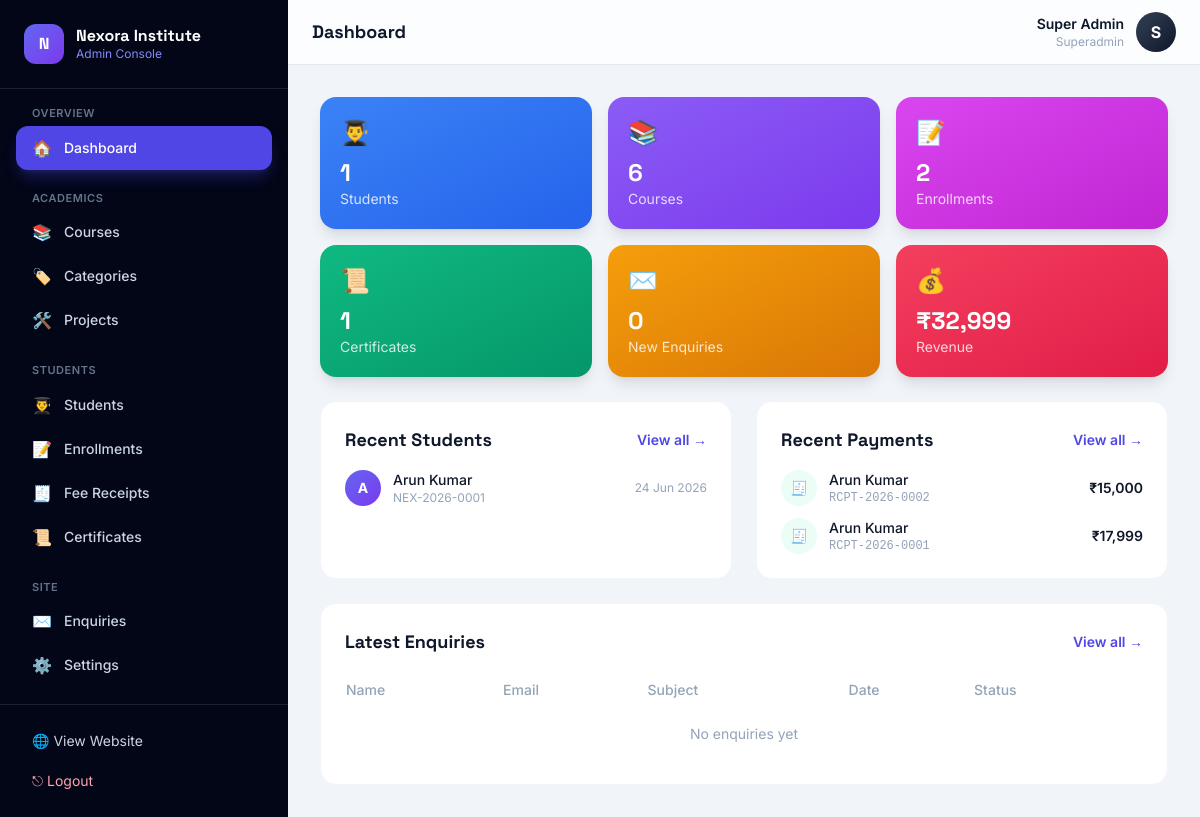
The page /admin/index.php (signed in) on the database its author committed.
### tables this page shows
CREATE TABLE students (
  id            INT AUTO_INCREMENT PRIMARY KEY,
  student_code  VARCHAR(40) NOT NULL UNIQUE,
  name          VARCHAR(140) NOT NULL,
  email         VARCHAR(150) NOT NULL UNIQUE,
  phone         VARCHAR(20)  NULL,
  password_hash VARCHAR(255) NOT NULL,
  dob           DATE NULL,
  gender        ENUM('Male','Female','Other') NULL,
  address       VARCHAR(255) NULL,
  photo         VARCHAR(255) NULL,
   
  details_locked TINYINT(1) DEFAULT 0,
  status        ENUM('active','inactive') DEFAULT 'active',
  created_at    TIMESTAMP DEFAULT CURRENT_TIMESTAMP
);

CREATE TABLE payments (
  id           INT AUTO_INCREMENT PRIMARY KEY,
  receipt_no   VARCHAR(40) NOT NULL UNIQUE,
  student_id   INT NOT NULL,
  course_id    INT NULL,
  amount       DECIMAL(10,2) NOT NULL,
  mode         ENUM('Cash','UPI','Card','Bank Transfer','Cheque') DEFAULT 'Cash',
  status       ENUM('paid','pending','partial') DEFAULT 'paid',
  paid_on      DATE DEFAULT (CURRENT_DATE),
  remarks      VARCHAR(255) NULL,
  generated_by INT NULL,
  created_at   TIMESTAMP DEFAULT CURRENT_TIMESTAMP,
  CONSTRAINT fk_pay_student FOREIGN KEY (student_id) REFERENCES students(id) ON DELETE CASCADE,
  CONSTRAINT fk_pay_course  FOREIGN KEY (course_id)  REFERENCES courses(id)  ON DELETE SET NULL,
  CONSTRAINT fk_pay_admin   FOREIGN KEY (generated_by) REFERENCES admins(id) ON DELETE SET NULL
);

### includes/functions.php (called while the page is built, shortened)
<?php
require_once __DIR__ . '/../config/database.php';
function e(?string $str): string
{
    return htmlspecialchars($str ?? '', ENT_QUOTES, 'UTF-8');
}
function url(string $path = ''): string
{
    return BASE_URL . '/' . ltrim($path, '/');
}
function money($amount): string
{
    return '₹' . number_format((float)$amount, 0);
}
function fmt_date(?string $date, string $format = 'd M Y'): string
{
    $ts = strtotime($date);
    return $ts ? date($format, $ts) : '-';
}
function settings(): array
{
    $cache = [];
    try {
        $rows = db()->query('SELECT skey, svalue FROM settings')->fetchAll();
        foreach ($rows as $r) {
            $cache[$r['skey']] = $r['svalue'];
        }
    } catch (Throwable $e) {
        $cache = [];
    }
    return $cache;
}
function setting(string $key, string $default = ''): string
{
    $s = settings();
    return $s[$key] ?? $default;
}
function admin_logged_in(): bool
{
    return !empty($_SESSION['admin_id']);
}
function current_admin(): ?array
{
    static $admin = null;
    if ($admin === null) {
        $stmt = db()->prepare('SELECT * FROM admins WHERE id = ?');
        $stmt->execute([$_SESSION['admin_id']]);
        $admin = $stmt->fetch() ?: null;
    }
    return $admin;
}

### config/database.php (called while the page is built, shortened)
<?php
function db(): PDO
{
    if (isset($GLOBALS['__app_pdo']) && $GLOBALS['__app_pdo'] instanceof PDO) {
        return $GLOBALS['__app_pdo'];
    }
    $dsn = sprintf('mysql:host=%s;dbname=%s;charset=%s', DB_HOST, DB_NAME, DB_CHARSET);
    $options = [
        PDO::ATTR_ERRMODE            => PDO::ERRMODE_EXCEPTION,
        PDO::ATTR_DEFAULT_FETCH_MODE => PDO::FETCH_ASSOC,
        PDO::ATTR_EMULATE_PREPARES   => false,
    ];
    return $GLOBALS['__app_pdo'];
}

### admin/index.php (the view, shortened to what this page needs)
<?php
require_once __DIR__ . '/_layout.php';
$d = db();
$stats = [
  'students'     => $d->query("SELECT COUNT(*) FROM students")->fetchColumn(),
  'courses'      => $d->query("SELECT COUNT(*) FROM courses")->fetchColumn(),
  'certificates' => $d->query("SELECT COUNT(*) FROM certificates")->fetchColumn(),
  'enquiries'    => $d->query("SELECT COUNT(*) FROM contacts WHERE status='new'")->fetchColumn(),
  'revenue'      => $d->query("SELECT COALESCE(SUM(amount),0) FROM payments WHERE status IN('paid','partial')")->fetchColumn(),
  'enrollments'  => $d->query("SELECT COUNT(*) FROM enrollments")->fetchColumn(),
];
$recentStudents = $d->query("SELECT * FROM students ORDER BY id DESC LIMIT 5")->fetchAll();
$recentPayments = $d->query("SELECT p.*, s.name AS student FROM payments p JOIN students s ON s.id=p.student_id ORDER BY p.id DESC LIMIT 5")->fetchAll();
$recentEnquiries= $d->query("SELECT * FROM contacts ORDER BY id DESC LIMIT 5")->fetchAll();
admin_layout_top('dashboard', 'Dashboard');
?>
<div class="grid grid-cols-2 lg:grid-cols-3 xl:grid-cols-6 gap-4 mb-6">
  <?php
    $cards = [
      ['Students',     $stats['students'],     '👨‍🎓', 'from-blue-500 to-blue-600',     'students.php'],
      ['Courses',      $stats['courses'],      '📚', 'from-violet-500 to-violet-600', 'courses.php'],
      ['Enrollments',  $stats['enrollments'],  '📝', 'from-fuchsia-500 to-fuchsia-600','enrollments.php'],
      ['Certificates', $stats['certificates'], '📜', 'from-emerald-500 to-emerald-600','certificates.php'],
      ['New Enquiries',$stats['enquiries'],    '✉️', 'from-amber-500 to-amber-600',   'contacts.php'],
      ['Revenue',      money($stats['revenue']),'💰', 'from-rose-500 to-rose-600',    'payments.php'],
    ];
    foreach ($cards as $c): ?>
    <a href="<?= url('admin/' . $c[4]) ?>" class="rounded-2xl bg-gradient-to-br <?= $c[3] ?> text-white p-5 hover:scale-[1.02] transition shadow-lg">
      <div class="flex items-center justify-between"><span class="text-2xl"><?= $c[2] ?></span></div>
      <p class="mt-3 font-display text-2xl font-bold leading-none"><?= e((string)$c[1]) ?></p>
      <p class="mt-1 text-sm text-white/80"><?= $c[0] ?></p>
    </a>
  <?php endforeach; ?>
</div>
<div class="grid lg:grid-cols-2 gap-6">
  <div class="rounded-2xl bg-white border border-slate-100 p-6">
    <div class="flex items-center justify-between mb-4">
      <h3 class="font-display text-lg font-bold text-slate-900">Recent Students</h3>
      <a href="<?= url('admin/students.php') ?>" class="text-sm font-semibold text-brand-600">View all →</a>
    </div>
    <div class="space-y-3">
      <?php foreach ($recentStudents as $s): ?>
        <div class="flex items-center gap-3">
          <span class="grid place-items-center w-9 h-9 rounded-full bg-gradient-to-br from-brand-500 to-violet-600 text-white text-sm font-bold"><?= e(strtoupper(substr($s['name'],0,1))) ?></span>
          <div class="min-w-0 flex-1"><p class="font-medium text-slate-900 text-sm truncate"><?= e($s['name']) ?></p><p class="text-xs text-slate-400"><?= e($s['student_code']) ?></p></div>
          <span class="text-xs text-slate-400"><?= fmt_date($s['created_at']) ?></span>
        </div>
      <?php endforeach; ?>
    </div>
  </div>
  <div class="rounded-2xl bg-white border border-slate-100 p-6">
    <div class="flex items-center justify-between mb-4">
      <h3 class="font-display text-lg font-bold text-slate-900">Recent Payments</h3>
      <a href="<?= url('admin/payments.php') ?>" class="text-sm font-semibold text-brand-600">View all →</a>
    </div>
    <div class="space-y-3">
      <?php foreach ($recentPayments as $p): ?>
        <div class="flex items-center gap-3">
          <span class="grid place-items-center w-9 h-9 rounded-full bg-emerald-50 text-emerald-600 text-sm">🧾</span>
          <div class="min-w-0 flex-1"><p class="font-medium text-slate-900 text-sm truncate"><?= e($p['student']) ?></p><p class="text-xs text-slate-400 font-mono"><?= e($p['receipt_no']) ?></p></div>
          <span class="text-sm font-semibold text-slate-900"><?= money($p['amount']) ?></span>
        </div>
      <?php endforeach; ?>
    </div>
  </div>
  <div class="rounded-2xl bg-white border border-slate-100 p-6 lg:col-span-2">
    <div class="flex items-center justify-between mb-4">
      <h3 class="font-display text-lg font-bold text-slate-900">Latest Enquiries</h3>
      <a href="<?= url('admin/contacts.php') ?>" class="text-sm font-semibold text-brand-600">View all →</a>
    </div>
    <div class="overflow-x-auto">
      <table class="w-full text-sm">
        <thead class="text-left text-slate-400"><tr><th class="py-2 font-medium">Name</th><th class="py-2 font-medium">Email</th><th class="py-2 font-medium">Subject</th><th class="py-2 font-medium">Date</th><th class="py-2 font-medium">Status</th></tr></thead>
        <tbody class="divide-y divide-slate-100">
          <?php if(!$recentEnquiries): ?><tr><td colspan="5" class="py-4 text-center text-slate-400">No enquiries yet</td></tr><?php endif; ?>
        </tbody>
      </table>
    </div>
  </div>
</div>
<?php admin_layout_bottom(); ?>

### admin/_layout.php (shortened to what this page needs)
<?php
require_once __DIR__ . '/../includes/functions.php';
$admin = current_admin();
function admin_layout_top(string $active, string $title): void
{
    global $admin;
    $groups = [
        'Overview' => [
            'dashboard' => ['Dashboard', '🏠', 'index.php'],
        ],
        'Academics' => [
            'courses'      => ['Courses',      '📚', 'courses.php'],
            'categories'   => ['Categories',   '🏷️', 'categories.php'],
            'projects'     => ['Projects',     '🛠️', 'projects.php'],
        ],
        'Students' => [
            'students'     => ['Students',     '👨‍🎓', 'students.php'],
            'enrollments'  => ['Enrollments',  '📝', 'enrollments.php'],
            'payments'     => ['Fee Receipts', '🧾', 'payments.php'],
            'certificates' => ['Certificates', '📜', 'certificates.php'],
        ],
        'Site' => [
            'contacts'     => ['Enquiries',    '✉️', 'contacts.php'],
            'settings'     => ['Settings',     '⚙️', 'settings.php'],
        ],
    ];
    ?>
<!DOCTYPE html><html lang="en" class="scroll-smooth"><head>
<script src="https://cdn.tailwindcss.com"></script>
<link rel="stylesheet" href="<?= url('assets/css/style.css') ?>">
</head><body class="font-sans bg-slate-100 text-slate-800 antialiased">
<div class="min-h-screen lg:flex">
  <aside id="sidebar" class="fixed lg:static inset-y-0 left-0 z-40 w-72 bg-slate-950 text-slate-300 transform -translate-x-full lg:translate-x-0 transition-transform duration-300 flex flex-col">
    <div class="p-6 flex items-center gap-3 border-b border-white/10">
      <span class="grid place-items-center w-10 h-10 rounded-xl bg-gradient-to-br from-brand-500 to-violet-600 text-white font-display font-bold">N</span>
      <div><p class="font-display font-bold text-white leading-tight"><?= e(setting('site_name')) ?></p><p class="text-xs text-brand-400">Admin Console</p></div>
    </div>
    <nav class="flex-1 p-4 space-y-5 overflow-y-auto">
      <?php foreach ($groups as $gname => $items): ?>
        <div>
          <p class="px-4 text-[11px] uppercase tracking-wider text-slate-500 font-semibold mb-1"><?= $gname ?></p>
          <?php foreach ($items as $key => $item): $is = $key === $active; ?>
            <a href="<?= url('admin/' . $item[2]) ?>" class="flex items-center gap-3 px-4 py-2.5 rounded-xl text-sm font-medium transition <?= $is ? 'bg-brand-600 text-white shadow-lg shadow-brand-600/30' : 'hover:bg-white/5 hover:text-white' ?>">
              <span class="text-base"><?= $item[1] ?></span><?= $item[0] ?>
            </a>
          <?php endforeach; ?>
        </div>
      <?php endforeach; ?>
    </nav>
    <div class="p-4 border-t border-white/10">
      <a href="<?= url('index.php') ?>" target="_blank" class="flex items-center gap-3 px-4 py-2.5 rounded-xl text-sm hover:bg-white/5 hover:text-white transition">🌐 View Website</a>
      <a href="<?= url('admin/logout.php') ?>" class="flex items-center gap-3 px-4 py-2.5 rounded-xl text-sm text-rose-300 hover:bg-rose-500/10 transition">⎋ Logout</a>
    </div>
  </aside>
  <div class="flex-1 min-w-0 flex flex-col">
    <header class="sticky top-0 z-20 bg-white/80 backdrop-blur border-b border-slate-200">
      <div class="px-4 sm:px-6 h-16 flex items-center justify-between">
        <div class="flex items-center gap-3">
          <h1 class="font-display font-bold text-lg text-slate-900"><?= e($title) ?></h1>
        </div>
        <div class="flex items-center gap-3">
          <div class="text-right hidden sm:block"><p class="text-sm font-semibold text-slate-900"><?= e($admin['name']) ?></p><p class="text-xs text-slate-400 capitalize"><?= e($admin['role']) ?></p></div>
          <span class="grid place-items-center w-10 h-10 rounded-full bg-gradient-to-br from-slate-700 to-slate-900 text-white font-bold"><?= e(strtoupper(substr($admin['name'],0,1))) ?></span>
        </div>
      </div>
    </header>
    <main class="flex-1 p-4 sm:p-6 lg:p-8">
    <?php
}
function admin_layout_bottom(): void
{
    ?>
    </main>
  </div>
</div>
</body></html>
    <?php
}

### assets/css/style.css (style rules this page uses)
:root { --brand: #4f46e5; --brand-light: #818cf8; }
html { -webkit-tap-highlight-color: transparent; }

### rows shown on the page
students: name "A", name "Arun Kumar", student_code "NEX-2026-0001", created_at "24 Jun 2026"
payments: student.name "Arun Kumar", receipt_no "RCPT-2026-0002", amount "₹15,000"
payments: student.name "Arun Kumar", receipt_no "RCPT-2026-0001", amount "₹17,999"

### other values the page prints
setting('site_name') "Nexora Institute"
$gname "OVERVIEW"
$item[1] "🏠"
$item[0] "Dashboard"
$gname "ACADEMICS"
$item[1] "📚"
$item[0] "Courses"
$item[1] "🏷️"
$item[0] "Categories"
$item[1] "🛠️"
$item[0] "Projects"
$gname "STUDENTS"
$item[1] "👨‍🎓"
$item[0] "Students"
$item[1] "📝"
